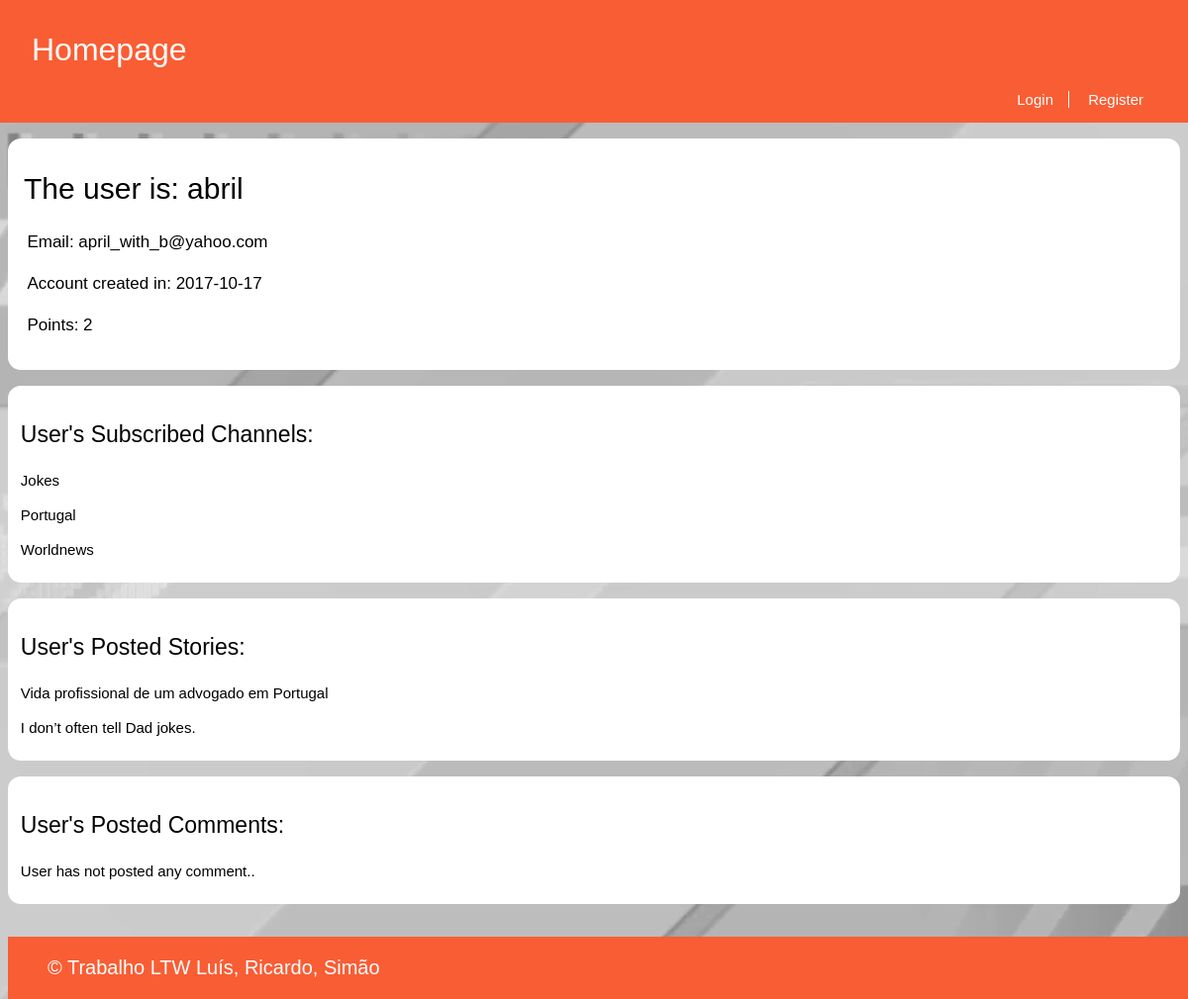
Screenshot of /pages/profile.php?name=abril with the database file from the repository.
### tables this page shows
CREATE TABLE Utilizer (
  username VARCHAR PRIMARY KEY,
  password VARCHAR NOT NULL,
  email VARCHAR NOT NULL,
  points INTEGER DEFAULT 0,
  created INTEGER -- date when the utilizer was created in epoch format
);

CREATE TABLE UserSubscriptions (
  username VARCHAR REFERENCES utilizer,
  channel VARCHAR REFERENCES channel,
  PRIMARY KEY (username, channel)
);

CREATE TABLE Story (
  id INTEGER PRIMARY KEY,
  title VARCHAR,
  published INTEGER, -- date when the story was published in epoch format
  channel VARCHAR REFERENCES channel, -- comma separated tags
  author VARCHAR REFERENCES utilizer, -- who wrote the article
  points INTEGER DEFAULT 0,
  fulltext VARCHAR
);

### database/db_user.php (called while the page is built, shortened)
<?php
    function getUserPublicInfo($username) {
        $db = Database::instance()->db();
        $stmt = $db->prepare('SELECT email, points, created FROM Utilizer WHERE username = ?');
        $stmt->execute(array($username));
        return $stmt->fetchAll();
    }
    function getAllStoriesPosted($username) {
        $db = Database::instance()->db();
        $stmt = $db->prepare('SELECT id, title FROM Story WHERE author = ?');
        $stmt->execute(array($username));
        return $stmt->fetchAll();
    }
?>

### database/db_channel.php (called while the page is built, shortened)
<?php
	function getSubscribedChannels($username) {
		$db = Database::instance()->db();
		$subscribedChannelsQuery = $db->prepare('SELECT channel FROM UserSubscriptions WHERE username = ?');
		$subscribedChannelsQuery->execute(array($username));
		$subscribedChannelsNames = $subscribedChannelsQuery->fetchAll();
		return $subscribedChannelsNames;
	}
?>

### templates/tpl_profile.php (the view, shortened to what this page needs)
<?php
	include_once('../templates/tpl_common.php');
?>
<?php function draw_posted_stories($username) { ?>
	<link rel="stylesheet" href="../css/profile.css">
	<section class="userHistory">
		<h3> User's Posted Stories: </h3>
		<?php
		$postedStoriesId = getAllStoriesPosted($username);
		if(empty($postedStoriesId)) { ?>
		<p> User has not posted any story..</p>
		<?php } else {
		foreach($postedStoriesId as $story) { ?>
			<p><a onclick="window.location.href='../pages/story.php?id=<?=$story['id']?>'"><?=$story['title']?></a></p>
		<?php }
		} ?>
	</section>
<?php } ?>
<?php function draw_posted_comments($username) { ?>
	<section class="userHistory">
		<h3> User's Posted Comments: </h3>
		<?php
		$postedComments = getAllCommentsPosted($username);
		if(empty($postedComments)) { ?>
		<p> User has not posted any comment..</p>
		<?php } else {
		foreach($postedComments as $comment) { ?>
			<p><a onclick="window.location.href='../pages/story.php?id=<?=$comment['story_id']?>'"> <?=$comment['text']?> </a></p>
		<?php }
		} ?>
	</section>
<?php } ?>
<?php function draw_user_info($username, $created, $points, $email) { ?>
	<?php $data = convert_epoch($created) ?>
	<link rel="stylesheet" href="../css/story.css">
	<section id="storyText">
		<h1>The user is: <?=$username?></h1>
		<p>Email: <?=$email?></p>
		<p>Account created in: <?=$data->format('Y-m-d')?></p>
		<p>Points: <?=$points?></p>
	</section>
<?php } ?>
<?php function draw_subscribedChannels($username) { ?>
  <link rel="stylesheet" href="../css/story.css">
  <section class="userHistory">
      <h3> User's Subscribed Channels: </h3>
      <?php
      $subscribedChannelsNames = getSubscribedChannels($username);
      if(empty($subscribedChannelsNames)) { ?>
        <p> User has not subscribed to any channel..</p>
      <?php } else {
        foreach( $subscribedChannelsNames as $channelName) { ?>
          <p><a onclick="window.location.href='../pages/channel.php?name=<?=$channelName['channel']?>'"><?=$channelName['channel']?></a></p>
        <?php }
      } ?>
  </section>
<?php } ?>

### css/common.css (style rules this page uses)
html { position: relative; min-height: 100%; }
body { margin: 0 auto; padding-bottom: 5em; max-width: 80em; background: url(../images/background.png) no-repeat center center fixed; }

### css/story.css (style rules this page uses)
#storyText { background-color: white; border-radius: 13px; margin: 1em 0.5em 0em 0.5em; padding: 1em; }
#storyText > h1 { text-align: left; font-size: 30px; font-weight: 400; font-family: Verdana, sans-serif; margin-top: 0.6em; }
#storyText > p { text-align: justify; font-size: 17px; line-height: 25px; font-family: Arial, sans-serif; margin-left: 0.2em; margin-right: 2.5em; }

### css/profile.css (style rules this page uses)
.userHistory { background-color: white; border-radius: 13px; margin: 1em 0.5em 1em 0.5em; padding: 0.8em 0.5em 0.5em 0.8em; }
.userHistory h3 { font-weight: 100; font-size: 23px; font-family: Verdana, sans-serif; margin-top: 1em; }
.userHistory p { font-size: 15px; line-height: 20px; font-family: Arial, sans-serif; cursor: pointer; }

### rows the page displays
utilizer: email "april_with_b@yahoo.com", created "2017-10-17", points "2"
usersubscriptions: channel "Jokes"
usersubscriptions: channel "Portugal"
usersubscriptions: channel "Worldnews"
story: title "Vida profissional de um advogado em Portugal"
story: title "I don’t often tell Dad jokes."

### other values shown
$channel "Homepage"
$username "abril"
